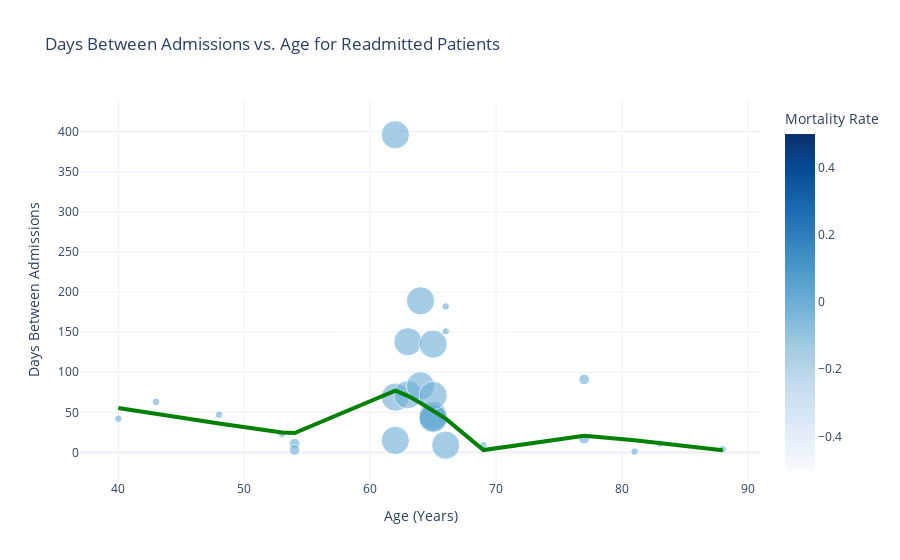

The code cell stored with this chart in its notebook:
### Code cell
patients = pd.read_csv('PATIENTS.csv')
admissions = pd.read_csv('ADMISSIONS.csv')
data = pd.merge(patients, admissions, on='subject_id', how='inner')
data['admittime'] = pd.to_datetime(data['admittime'], errors='coerce')
data['dischtime'] = pd.to_datetime(data['dischtime'], errors='coerce')
data['dob'] = pd.to_datetime(data['dob'], errors='coerce')
data = data.sort_values(by=['subject_id', 'admittime'])
data['next_admittime'] = data.groupby('subject_id')['admittime'].shift(-1)
data['days_between_admissions'] = (data['next_admittime'] - data['dischtime']).dt.days
readmitted_patients = data.dropna(subset=['days_between_admissions'])
def calculate_age(dob, admit):
    dob_date = datetime.strptime(dob, "%Y-%m-%d %H:%M:%S")
    admit_date = datetime.strptime(str(admit), "%Y-%m-%d %H:%M:%S")
    age = (admit_date - dob_date).days // 365
    return age
readmitted_patients["age"] = readmitted_patients.apply(lambda row: calculate_age(str(row["dob"]), row["admittime"]), axis=1)
readmitted_patients = readmitted_patients[readmitted_patients['age'] < 120]
readmitted_patients['admission_count'] = readmitted_patients.groupby('subject_id')['subject_id'].transform('count')
fig = px.scatter(
    readmitted_patients,
    x='age',
    y='days_between_admissions',
    color='hospital_expire_flag',
    size='admission_count', 
    title='Days Between Admissions vs. Age for Readmitted Patients',
    labels={
        'age': 'Age (Years)',
        'days_between_admissions': 'Days Between Admissions',
        'admission_count': 'Admission Count',
    },
    hover_data=['subject_id', 'gender', 'admission_type'], 
    color_continuous_scale=px.colors.sequential.Blues,  
    trendline="lowess",  
    opacity=0.6, 
)
trendline_color = 'green'
fig.update_traces(line=dict(color=trendline_color, width=4),  
    selector=dict(mode='lines'), 
)
fig.update_layout(template="plotly_white", xaxis_title="Age (Years)",yaxis_title="Days Between Admissions",coloraxis_colorbar=dict(title="Mortality Rate"),
    hovermode="y unified")#'x', 'y', 'closest', 'x unified', 'y unified'
fig.show()

### Figure 1 — Plotly figure (JSON) as saved in the notebook; plotly's stock layout.template omitted (floating-point values rounded to 4 significant figures)
{"data": [{"customdata": [[10059, "M", "EMERGENCY"], [10088, "M", "EMERGENCY"], [10088, "M", "EMERGENCY"], [10117, "F", "EMERGENCY"], [10119, "M", "EMERGENCY"], [10124, "F", "EMERGENCY"], [40124, "F", "EMERGENCY"], [40310, "M", "EMERGENCY"], [41795, "M", "EMERGENCY"], [41976, "M", "EMERGENCY"], [41976, "M", "EMERGENCY"], [41976, "M", "EMERGENCY"], [41976, "M", "EMERGENCY"], [41976, "M", "EMERGENCY"], [41976, "M", "EMERGENCY"], [41976, "M", "EMERGENCY"], [41976, "M", "EMERGENCY"], [41976, "M", "EMERGENCY"], [41976, "M", "EMERGENCY"], [41976, "M", "EMERGENCY"], [41976, "M", "EMERGENCY"], [41976, "M", "EMERGENCY"], [41976, "M", "EMERGENCY"], [42135, "M", "EMERGENCY"], [42346, "F", "EMERGENCY"], [43881, "M", "EMERGENCY"], [44083, "M", "ELECTIVE"], [44083, "M", "EMERGENCY"]], "hovertemplate": "Age (Years)=%{x}<br>Days Between Admissions=%{y}<br>Admission Count=%{marker.size}<br>subject_id=%{customdata[0]}<br>gender=%{customdata[1]}<br>admission_type=%{customdata[2]}<br>hospital_expire_flag=%{marker.color}<extra></extra>", "legendgroup": "", "marker": {"color": [0, 0, 0, 0, 0, 0, 0, 0, 0, 0, 0, 0, 0, 0, 0, 0, 0, 0, 0, 0, 0, 0, 0, 0, 0, 0, 0, 0], "coloraxis": "coloraxis", "opacity": 0.6, "size": [1, 2, 2, 1, 1, 1, 1, 1, 1, 14, 14, 14, 14, 14, 14, 14, 14, 14, 14, 14, 14, 14, 14, 1, 1, 1, 2, 2], "sizemode": "area", "sizeref": 0.035, "symbol": "circle"}, "mode": "markers", "name": "", "orientation": "v", "showlegend": false, "type": "scatter", "x": [69, 77, 77, 66, 81, 83, 66, 40, 48, 62, 62, 62, 63, 63, 64, 64, 65, 65, 65, 65, 65, 65, 66, 43, 88, 53, 54, 54], "xaxis": "x", "y": [9, 17, 91, 151, 1, 11, 182, 42, 47, 69, 15, 396, 72, 138, 189, 83, 45, 46, 42, 43, 71, 135, 9, 63, 4, 23, 11, 3], "yaxis": "y"}, {"hovertemplate": "<b>LOWESS trendline</b><br><br>Age (Years)=%{x}<br>Days Between Admissions=%{y} <b>(trend)</b><extra></extra>", "legendgroup": "", "line": {"color": "green", "width": 4}, "marker": {"symbol": "circle"}, "mode": "lines", "name": "", "showlegend": false, "type": "scatter", "x": [40, 43, 48, 53, 54, 54, 62, 62, 62, 63, 63, 64, 64, 65, 65, 65, 65, 65, 65, 66, 66, 66, 69, 77, 77, 81, 83, 88], "xaxis": "x", "y": [55.47, 47.86, 36.04, 24.92, 24.14, 24.14, 76.9, 76.9, 76.9, 70.59, 70.59, 61.65, 61.65, 52.03, 52.03, 52.03, 52.03, 52.03, 52.03, 42.12, 42.12, 42.12, 2.961, 20.75, 20.75, 15.04, 11.79, 2.635], "yaxis": "y"}], "layout": {"coloraxis": {"colorbar": {"title": {"text": "Mortality Rate"}}, "colorscale": [[0, "rgb(247,251,255)"], [0.125, "rgb(222,235,247)"], [0.25, "rgb(198,219,239)"], [0.375, "rgb(158,202,225)"], [0.5, "rgb(107,174,214)"], [0.625, "rgb(66,146,198)"], [0.75, "rgb(33,113,181)"], [0.875, "rgb(8,81,156)"], [1, "rgb(8,48,107)"]]}, "hovermode": "y unified", "legend": {"itemsizing": "constant", "tracegroupgap": 0}, "title": {"text": "Days Between Admissions vs. Age for Readmitted Patients"}, "xaxis": {"anchor": "y", "domain": [0, 1], "title": {"text": "Age (Years)"}}, "yaxis": {"anchor": "x", "domain": [0, 1], "title": {"text": "Days Between Admissions"}}}}
